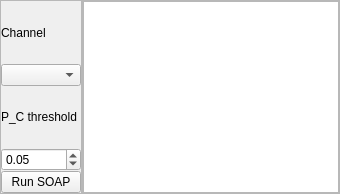
              <widget class="QWidget" name="tab_5">
               <attribute name="title">
                <string>Run</string>
               </attribute>
               <layout class="QHBoxLayout" name="horizontalLayout_25" stretch="1,5">
                <property name="spacing">
                 <number>0</number>
                </property>
                <property name="leftMargin">
                 <number>0</number>
                </property>
                <property name="topMargin">
                 <number>0</number>
                </property>
                <property name="rightMargin">
                 <number>0</number>
                </property>
                <property name="bottomMargin">
                 <number>0</number>
                </property>
                <item>
                 <widget class="QFrame" name="frame_10">
                  <property name="frameShape">
                   <enum>QFrame::Shape::StyledPanel</enum>
                  </property>
                  <property name="frameShadow">
                   <enum>QFrame::Shadow::Raised</enum>
                  </property>
                  <layout class="QGridLayout" name="gridLayout_3">
                   <property name="leftMargin">
                    <number>0</number>
                   </property>
                   <property name="topMargin">
                    <number>0</number>
                   </property>
                   <property name="rightMargin">
                    <number>0</number>
                   </property>
                   <property name="bottomMargin">
                    <number>0</number>
                   </property>
                   <property name="spacing">
                    <number>0</number>
                   </property>
                   <item row="3" column="0">
                    <widget class="QDoubleSpinBox" name="spin_soap_pc">
                     <property name="maximum">
                      <double>1.000000000000000</double>
                     </property>
                     <property name="singleStep">
                      <double>0.050000000000000</double>
                     </property>
                     <property name="value">
                      <double>0.050000000000000</double>
                     </property>
                    </widget>
                   </item>
                   <item row="5" column="0">
                    <widget class="QPushButton" name="butt_soap">
                     <property name="text">
                      <string>Run SOAP</string>
                     </property>
                    </widget>
                   </item>
                   <item row="1" column="0">
                    <widget class="QComboBox" name="combo_soap"/>
                   </item>
                   <item row="0" column="0">
                    <widget class="QLabel" name="label_7">
                     <property name="text">
                      <string>Channel</string>
                     </property>
                     <property name="alignment">
                      <set>Qt::AlignmentFlag::AlignLeading|Qt::AlignmentFlag::AlignLeft|Qt::AlignmentFlag::AlignVCenter</set>
                     </property>
                    </widget>
                   </item>
                   <item row="2" column="0">
                    <widget class="QLabel" name="label_6">
                     <property name="text">
                      <string>P_C threshold</string>
                     </property>
                     <property name="alignment">
                      <set>Qt::AlignmentFlag::AlignLeading|Qt::AlignmentFlag::AlignLeft|Qt::AlignmentFlag::AlignVCenter</set>
                     </property>
                    </widget>
                   </item>
                  </layout>
                 </widget>
                </item>
                <item>
                 <widget class="QFrame" name="frame_11">
                  <property name="frameShape">
                   <enum>QFrame::Shape::StyledPanel</enum>
                  </property>
                  <property name="frameShadow">
                   <enum>QFrame::Shadow::Raised</enum>
                  </property>
                  <layout class="QHBoxLayout" name="horizontalLayout_26">
                   <property name="spacing">
                    <number>0</number>
                   </property>
                   <property name="leftMargin">
                    <number>0</number>
                   </property>
                   <property name="topMargin">
                    <number>0</number>
                   </property>
                   <property name="rightMargin">
                    <number>0</number>
                   </property>
                   <property name="bottomMargin">
                    <number>0</number>
                   </property>
                   <item>
                    <widget class="QTableView" name="tbl_soap1"/>
                   </item>
                  </layout>
                 </widget>
                </item>
               </layout>
              </widget>
